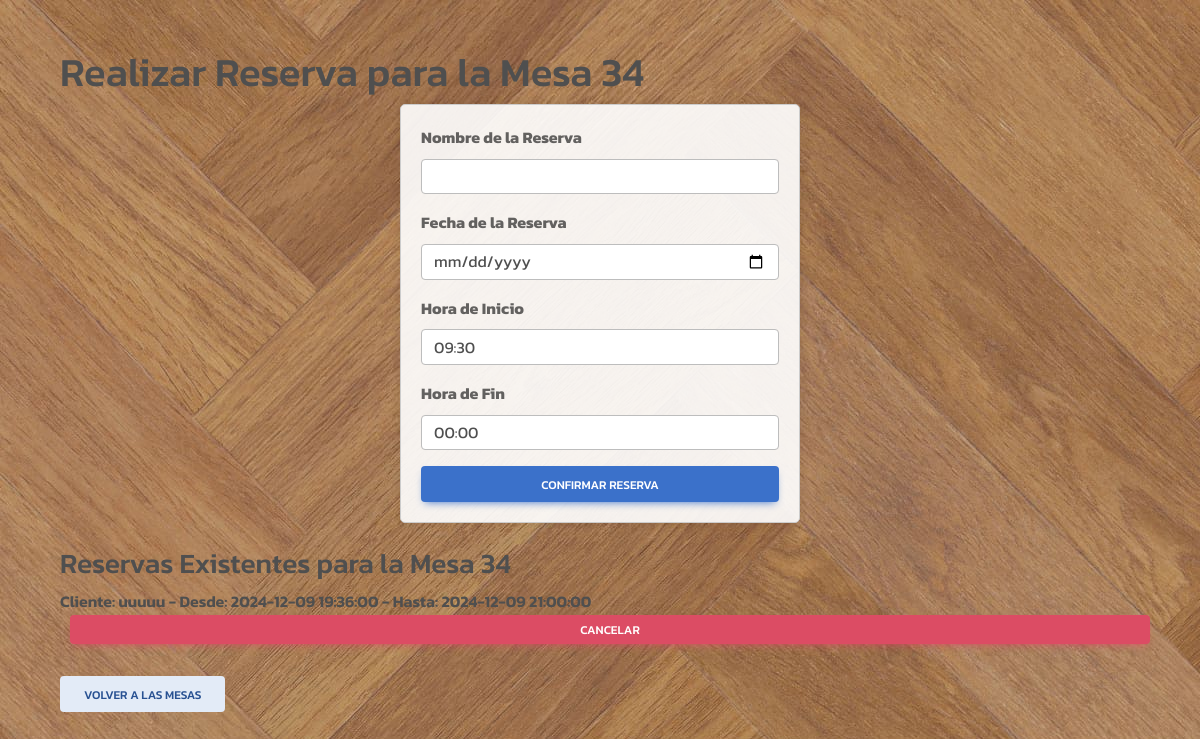
Page /Camarero/reservar.php?id_mesa=34 (signed in) on the committed database.
### tables this page shows
CREATE TABLE IF NOT EXISTS `reservas` (
  `id_reserva` int NOT NULL AUTO_INCREMENT,
  `id_mesa` int NOT NULL,
  `nombre_cliente` varchar(100) NOT NULL,
  `hora_reserva` datetime NOT NULL,
  `hora_fin` datetime NOT NULL,
  `fecha_reserva` timestamp NULL DEFAULT CURRENT_TIMESTAMP,
  `camarero_id` int NOT NULL,
  PRIMARY KEY (`id_reserva`),
  KEY `fk_mesa` (`id_mesa`),
  KEY `fk_camarero` (`camarero_id`)
);

### Camarero/reservar.php (the view, shortened to what this page needs)
<?php
include_once('../conexion.php');
$id_mesa = isset($_GET['id_mesa']) ? (int)$_GET['id_mesa'] : 0;
$id_sala = isset($_GET['id_sala']) ? (int)$_GET['id_sala'] : 0;
?>
<!DOCTYPE html>
<html lang="es">
<head>
    <link rel="stylesheet" href="../CSS/styles.css">
    <link href="https://cdnjs.cloudflare.com/ajax/libs/mdb-ui-kit/6.0.0/mdb.min.css" rel="stylesheet">
</head>
<body id="bodyGen" onload="updateHourOptions()">
    <div class="container">
        <h1>Realizar Reserva para la Mesa <?php echo htmlspecialchars($id_mesa); ?></h1>
        <form method="POST">
            <div class="mb-3">
                <label for="nombre_reserva" class="form-label">Nombre de la Reserva</label>
                <input type="text" class="form-control" id="nombre_reserva" name="nombre_reserva">
            </div>
            <div class="mb-3">
                <label for="fecha_reserva" class="form-label">Fecha de la Reserva</label>
                <input type="date" class="form-control" id="fecha_reserva" name="fecha_reserva" min="<?php echo date('Y-m-d'); ?>" onchange="updateHourOptions()" onkeydown="return false;">
            </div>
            <div class="mb-3">
                <label for="hora_inicio" class="form-label">Hora de Inicio</label>
                <select class="form-control" id="hora_inicio" name="hora_inicio">
                    <?php
                    for ($h = 9; $h <= 23; $h++) {
                        for ($m = 0; $m < 60; $m += 30) {
                            if ($h === 9 && $m < 30) continue;
                            $hora = sprintf('%02d:%02d', $h, $m);
                            echo '<option value="' . $hora . '">' . $hora . '</option>';
                        }
                    }
                    ?>
                </select>
            </div>
            <div class="mb-3">
                <label for="hora_fin" class="form-label">Hora de Fin</label>
                <select class="form-control" id="hora_fin" name="hora_fin">
                    <?php
                    for ($h = 0; $h < 24; $h++) {
                        for ($m = 0; $m < 60; $m += 30) {
                            $hora = sprintf('%02d:%02d', $h, $m);
                            echo '<option value="' . $hora . '">' . $hora . '</option>';
                        }
                    }
                    ?>
                </select>
            </div>
            <button type="submit" class="btn btn-primary">Confirmar Reserva</button>
        </form>
        <div class="reservas-existentes mt-4">
            <h3>Reservas Existentes para la Mesa <?php echo htmlspecialchars($id_mesa); ?></h3>
            <?php
            $stmt = $con->prepare("SELECT id_reserva, nombre_cliente, hora_reserva, hora_fin FROM reservas WHERE id_mesa = :id_mesa ORDER BY hora_reserva");
            $stmt->execute(['id_mesa' => $id_mesa]);
            $reservas = $stmt->fetchAll(PDO::FETCH_ASSOC);
            if ($reservas) {
                echo '<ul>';
                foreach ($reservas as $reserva) {
                    echo '<li>';
                    echo 'Cliente: ' . htmlspecialchars($reserva['nombre_cliente']) . ' - ';
                    echo 'Desde: ' . htmlspecialchars($reserva['hora_reserva']) . ' - ';
                    echo 'Hasta: ' . htmlspecialchars($reserva['hora_fin']);
                    echo ' <button onclick="cancelarReserva(' . htmlspecialchars($reserva['id_reserva']) . ')" class="btn btn-danger btn-sm">Cancelar</button>';
                    echo '</li>';
                }
                echo '</ul>';
            } else {
                echo '<p>No hay reservas para esta mesa.</p>';
            }
            ?>
        </div>
        <a href="mostrar_mesas.php?id_sala=<?php echo $id_sala; ?>" class="btn btn-secondary mt-3">Volver a las Mesas</a>
    </div>
</body>
</html>

### CSS/styles.css (style rules this page uses)
* { margin: 0; box-sizing: border-box; font-family: "Kanit", sans-serif; font-weight: 600; font-style: normal; }
#bodyGen { background-image: url('../img/FondoMan.jpg'); margin: 6vh; }
form { max-width: 400px; margin: auto; border: 1px solid #ccc; padding: 20px; border-radius: 5px; box-shadow: 0 0 10px rgba(0, 0, 0, 0.1); background-color: rgba(255, 255, 255, 0.9); }
label { display: block; margin-bottom: 8px; font-weight: bold; }
input, select, button { width: 100%; padding: 10px; margin-bottom: 15px; border: 1px solid #ccc; border-radius: 5px; box-sizing: border-box; }

### Camarero/reservar.php (style rules this page uses)
.reservas-existentes ul { list-style-type: none; padding: 0; }
.reservas-existentes li { margin-bottom: 10px; }
.reservas-existentes button { margin-left: 10px; }

### rows in the picture
reservas: nombre_cliente "uuuuu", hora_reserva "2024-12-09 19:36:00", hora_fin "2024-12-09 21:00:00"

### other values in the picture
$id_mesa "34"
form field hora_inicio "09:30"
form field hora_fin "00:00"
